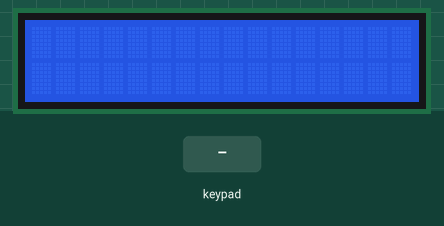
This sketch was run on a simulated Arduino Uno, built with avr-gcc and run on an emulated ATmega328P. Shown: 16×2 character LCD. The test bench sets the inputs (shaded band).

Above: at 1.2 s.
1.3 s: keypad keys 1 2 A pressed 0.4 s apart
At 2.4 s:
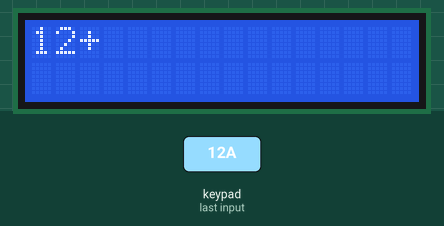
4.0 s: key 'A' pressed
At 4.8 s:
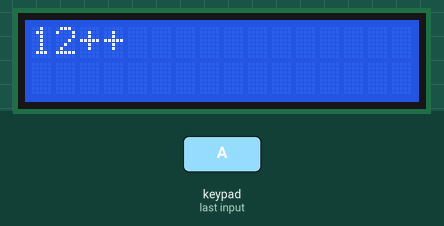
5.5 s: key 'C' pressed
At 6.1 s:
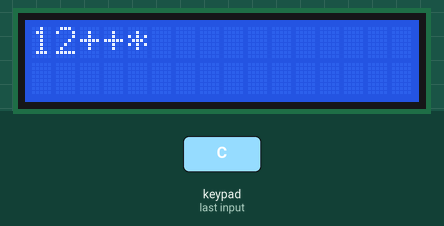
7.0 s: keypad keys 1 2 D pressed 0.4 s apart
At 8.8 s:
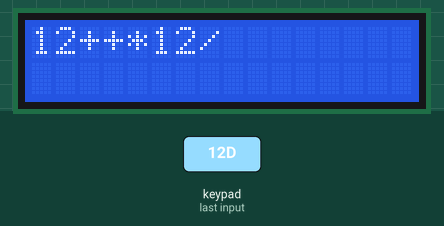
9.7 s: key '#' pressed
At 10.5 s:
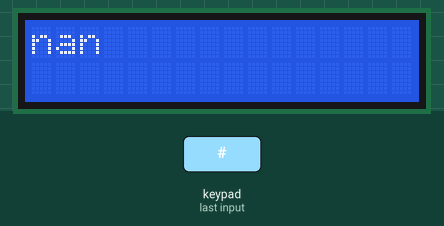
11.2 s: keypad keys 2 5 A pressed 0.4 s apart
At 12.3 s:
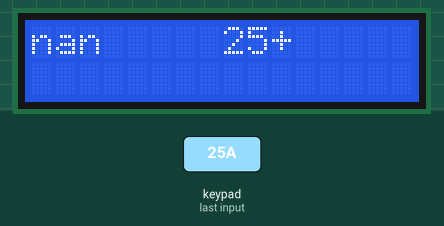
Timing chart, 0 to 14.2 s (numbered marks = the images above; inputs shaded):
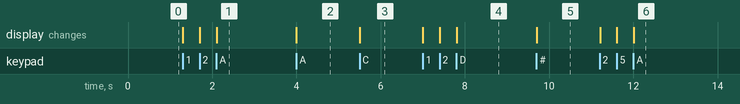

Measured:
- after the input at 1.3 s, the display: first changes at once (image 1 shows a later state)
- after the input at 4.0 s, the display: changes at once (image 2)
- after the input at 5.5 s, the display: changes at once (image 3)
- after the input at 7.0 s, the display: first changes at once (image 4 shows a later state)
- after the input at 9.7 s, the display: changes at once (image 5)
- after the input at 11.2 s, the display: first changes at once (image 6 shows a later state)

The sketch:

calculator.ino
```cpp
#include <Keypad.h>
#include <LiquidCrystal.h>

const byte ROWS = 4; // Four rows
const byte COLS = 4; // Four columns

bool notSpec = false;
const int MAX_ITEMS = 40; // Maximum number of items in the list
String itemList[MAX_ITEMS]; // Array to store items
String letters[MAX_ITEMS]; // Array to store items
String symbols[MAX_ITEMS]; // Array to store items

int itemCount = 0; // Number of items currently in the list
int itemCount2 = 0;

// Define the symbols on the buttons of the keypads
char hexaKeys[ROWS][COLS] = {
  {'1','2','3','A'},
  {'4','5','6','B'},
  {'7','8','9','C'},
  {'*','0','#','D'}
};

byte rowPins[ROWS] = { 2, 4, A0, A1 }; // Connect to the row pinouts of the keypad
byte colPins[COLS] = { A2, A3, A4, A5 }; // Connect to the column pinouts of the keypad

LiquidCrystal lcd(7, 8, 9, 10, 11, 12);

// Initialize an instance of class Keypad
Keypad customKeypad = Keypad(makeKeymap(hexaKeys), rowPins, colPins, ROWS, COLS);

int colum = 0;
int row = 0;

void setup() {
    Serial.begin(9600);
    lcd.begin(16, 2);
}

void loop() {
    char customKey = customKeypad.getKey();
    lcd.setCursor(colum, row);

    if (colum == 16) {
        row++;
        colum = 0;
    }


    if (customKey == 'A')
    {
        notSpec = true;

        addItemToList(String("+")); // Convert char to String and add to list
        lcd.print("+");
        colum++;


    }


    if (customKey == 'B')
    {
        notSpec = true;

        addItemToList(String("-")); // Convert char to String and add to list
        lcd.print("-");
        colum++;


    }


    if (customKey == 'C')
    {
        notSpec = true;

        addItemToList(String("*")); // Convert char to String and add to list
        lcd.print("*");
        colum++;

    }


    if (customKey == 'D')
    {
        notSpec = true;

        addItemToList(String("/")); // Convert char to String and add to list
        lcd.print("/");
        colum++;

    }


   if (customKey == '#') {
        int up = 0;
        int track = 0;

        for (int i = 0;i < 2;i++)
        {

            while (up < itemCount )
            {

                if(itemList[up] == "-")
                {
                          addLetterToList(itemList[up]);
                             up++;
                }
                addLetterToList(itemList[up]);

                up++;

            if (itemList[up] == "+" || itemList[up] == "-" || itemList[up] == "*" || itemList[up] == "/")
            {

                addsymbolsToList(itemList[up]);
                 up++;
                itemCount2++;

            }

            }


        }


int newnum = itemCount2 + 1;

int i = 0;
while (letters[1] != "") {

    for (i = 0; i <= newnum; i++)
    {

        if (symbols[i] == "/") {

           float calc = letters[i].toFloat()/ letters[i + 1].toFloat();
            letters[i + 1] = "";
            letters[i] = String(calc);
            symbols[i] = "";
            shuffleDownletters();
            shuffleDownsybols();
            i = -1; // Reset i to -1 so it becomes 0 after i++
        } else if (symbols[i] == "*") {
            float calc = letters[i + 1].toDouble() * letters[i].toDouble();
            letters[i + 1] = "";
            letters[i] = String(calc);
            symbols[i] = "";
            shuffleDownletters();
            shuffleDownsybols();
            i = -1; // Reset i to -1 so it becomes 0 after i++
        }
    }

    int ii = 0;
    for (ii = 0; ii <= newnum; ii++) {
        if (symbols[ii] == "-") {
           double calc = letters[ii].toDouble() - letters[ii + 1].toDouble();
            letters[ii + 1] = "";
            letters[ii] = String(calc);
            symbols[ii] = "";
            shuffleDownletters();
            shuffleDownsybols();
            ii = -1; // Reset ii to -1 so it becomes 0 after ii++
        } else if (symbols[ii] == "+") {
            double calc = letters[ii + 1].toDouble() + letters[ii].toDouble();
            letters[ii + 1] = "";
            letters[ii] = String(calc);
            symbols[ii] = "";
            shuffleDownletters();
            shuffleDownsybols();
            ii = -1; // Reset ii to -1 so it becomes 0 after ii++
        }
    }
}


  lcd.clear();
  lcd.print(letters[0].toFloat(), 3);


  up = 0;

        clearList();


    }


    if (customKey == '*') { // Check if a key is pressed

        lcd.clear();
        colum = 0;
        row = 0;


    }


    if (customKey != '\0' && notSpec == false && customKey != '#' && customKey != '*') { // Check if a key is pressed

        addItemToList(String(customKey)); // Convert char to String and add to list
        lcd.print(customKey);
        colum++;

    }


    notSpec = false;

}


void addLetterToList(String newItem) {
    if (itemCount2 < MAX_ITEMS) {
        letters[itemCount2] += newItem; // Add item to the list

    }
    else {
        Serial.println("List is full!"); // Handle case where list is full
    }
}


void addsymbolsToList(String newItem) {
    if (itemCount2 < MAX_ITEMS) {
        symbols[itemCount2] += newItem; // Add item to the list

    }
    else {
        Serial.println("List is full!"); // Handle case where list is full
    }
}


void addItemToList(String newItem) {
    if (itemCount < MAX_ITEMS) {
        itemList[itemCount] = newItem; // Add item to the list
        itemCount++; // Increment item count
    }
    else {
        Serial.println("List is full!"); // Handle case where list is full
    }
}


void clearList() {
    itemCount = 0; // Reset itemCount to clear the list
      itemCount2 = 0; // Reset itemCount2 to clear the list
 for (int i = 0; i < MAX_ITEMS; i++) {
        symbols[i] = "";
    }
    for (int i = 0; i < MAX_ITEMS; i++) {
        letters[i] = "";
    }
}


void shuffleDownletters() {


    int usedCount = 0;
    int numLetters = sizeof(letters) / sizeof(letters[0]); // Calculate number of elements

    for (int i = 0; i < numLetters; i++) {
        if (letters[i].length() > 0) {
            usedCount++;
        }
    }

        for (int i = 0; i < usedCount; i++) {

 if(letters[i] == "")
      {


        letters[i] = letters[i+1];


         letters[i+1] = "";

      }

    }
}


void shuffleDownsybols() {
    int usedCount2 = 0;
    int numLetters = sizeof(letters) / sizeof(letters[0]); // Calculate number of elements

    for (int i = 0; i < numLetters; i++) {
        if (letters[i].length() > 0) {
            usedCount2++;
        }
    }

    for (int i = 0; i < usedCount2; i++)
     {
      if(symbols[i] == "")
      {
        symbols[i] = symbols[i+1];
         symbols[i+1] = "";

      }

    }


}
```
